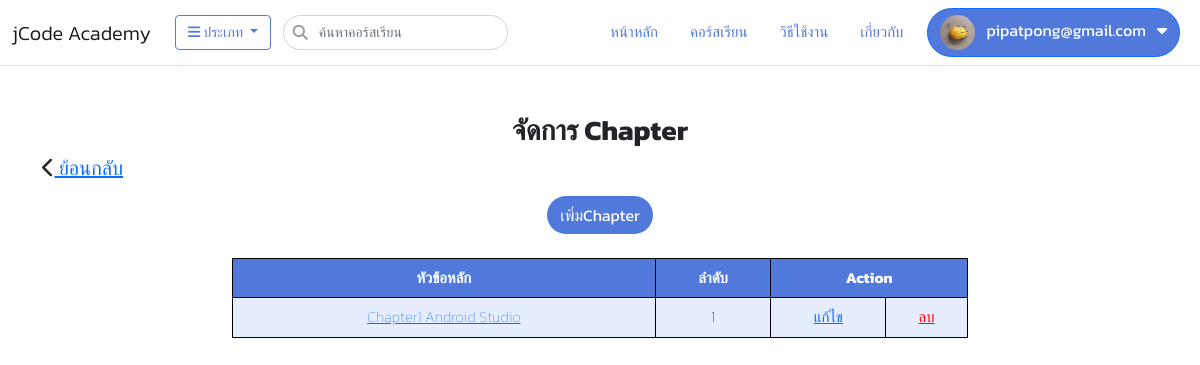
Page /video/chapter/?courseid=14 (signed in) on the earlier database version.
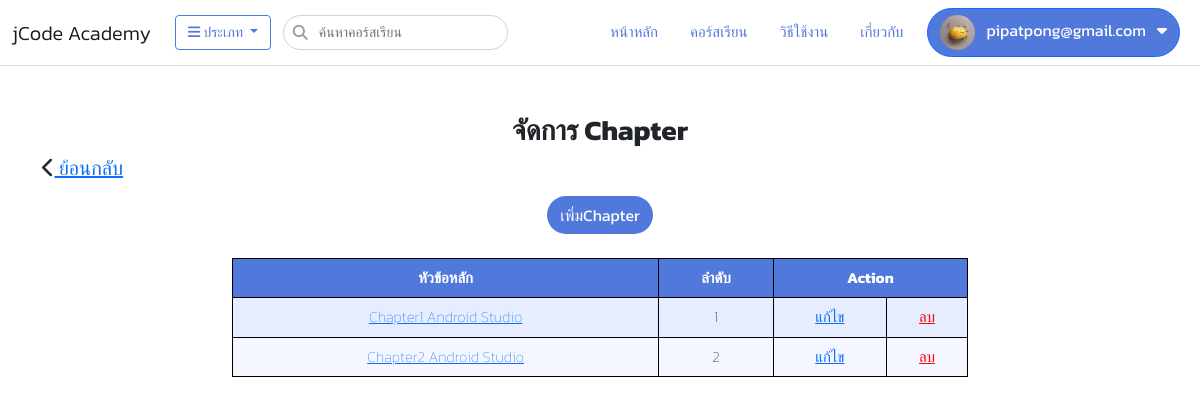
Same page on the later database version.
### video/models.py (models this page shows, shortened)
class VideoChapter(models.Model):
    video = models.ForeignKey(Video, on_delete=models.CASCADE)
    name = models.CharField(max_length=150)
    ordered = models.IntegerField(default=0)
    created = models.DateTimeField(auto_now_add=True)
    updated = models.DateTimeField(auto_now=True)

### video/views.py (the view)
# urls.py: path("chapter/", views.management_chapter, name="management_chapter"),
def management_chapter(request):
    courseid=request.GET.get('courseid')
    chapters = VideoChapter.objects.filter(video__id=courseid)
    return render(request,'video/chapter/chapter.html',{"chapters_list":chapters,"courseid":courseid})

### app/context_processors1.py (called while the page is built)
def category_list(request):
    categories = Category.objects.all()
    category_subs = CategorySub.objects.all().order_by('category')
    ip=settings.VIDEO_SERVER_URL
    context = {
        'category_list':categories,
        'subcategory_list':category_subs,
        'ip':ip
    }
    return context

def member_list(request):
    members=Member.objects.filter(user_id=request.user.id).first()
    context={
        'member_list':members
    }
    return context

### app/models.py (called while the page is built)
    def __str__(self):
        return self.name

### templates/video/chapter/chapter.html (shortened to what this page needs)
{% extends "layout/base.html" %}
{% block content %}
<div class="container">
    <div class="row">
      <h3 style="text-align: center;"><b>จัดการ Chapter</b></h3>
      <h5 style="float: left;"><i class="fa fa-chevron-left"></i><a href="{% url 'video:management_course' %}"> ย้อนกลับ</a></h5>
        <div class="col-lg-8 offset-lg-2">
            <div style="text-align: center;">
              <a class="btn btn-addchapter mt-2" href="{% url 'video:video_addchapter' %}?courseid={{courseid}}">เพิ่มChapter </a>
            </div>
            <table class="table-colored my-4">
              <tr>
                <th>หัวข้อหลัก</th>
                <th>ลำดับ</th>
                <th colspan="2">Action</th>
              </tr>
              {% for chapter in chapters_list %}
              <tr>
                <td><a href="{% url 'video:management_lesson' %}?courseid={{courseid}}&chapterid={{chapter.id}}">{{ chapter.name }}</a></td>
                <td>{{ chapter.ordered }}</td>
                <td><a href="{% url 'video:update_chapter' id=chapter.id %}?courseid={{courseid}} ">แก้ไข</a> </td>
                <td><a href="javascript:deletechapter({{chapter.id}})" style="color: #FF0404;">ลบ</a></td>
              </tr>
              {% endfor %}
            </table>
        </div>
    </div>
</div>
{% endblock %}

Differences in the rows shown:
added VideoChapter: name "Chapter2 Android Studio", ordered "2"
